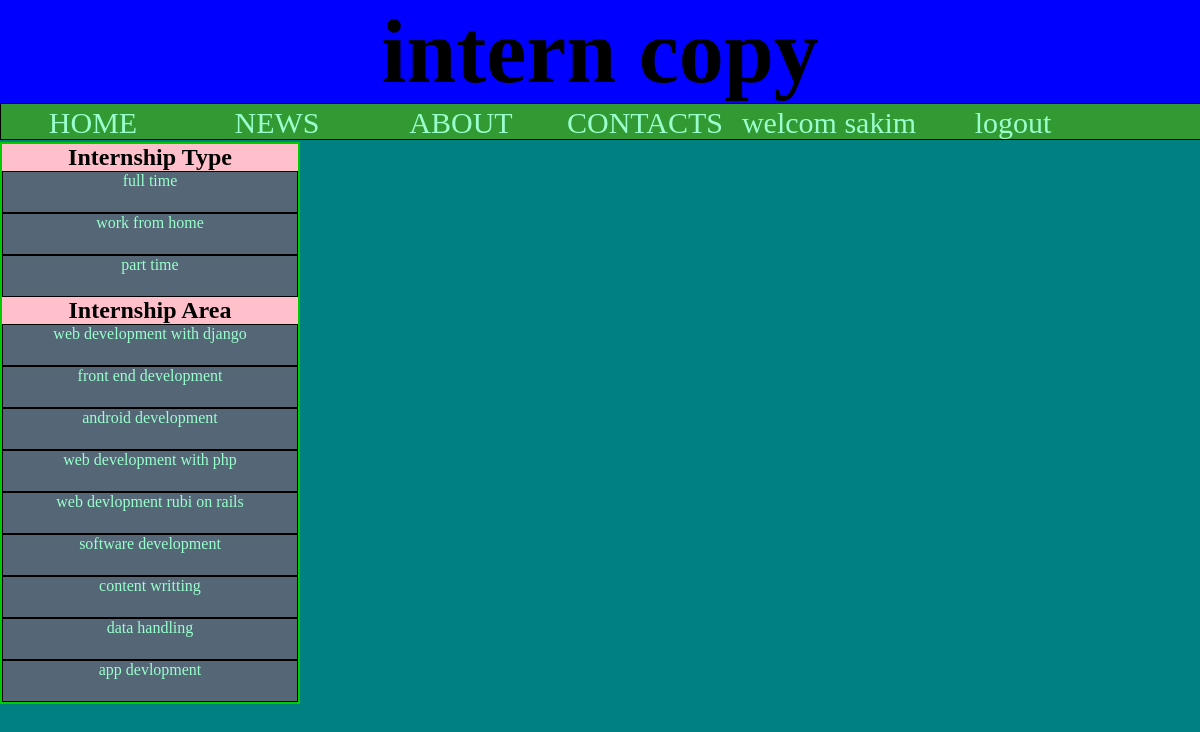
The page /internin/2/ (signed in) on the database its author committed.
### intercpy/models.py (models this page shows, shortened)
class pi(models.Model):
	name=models.CharField(max_length=100)
	sex=models.ForeignKey(Sex)
	dob=models.DateField()
	email=models.EmailField()
	password=models.CharField(max_length=100)

class internshiptype(models.Model):
	interntype=models.CharField(max_length=100)
	def __unicode__(self):
		return self.interntype

class internshipin(models.Model):
	internarea=models.CharField(max_length=150)
	def __unicode__(self):
		return self.internarea

### intercpy/views.py (the view)
# urls.py: url('internin/(?P<id>[0-9]+)/$',views.sortacrdinternin),
def sortacrdinternin(request,id):
	if 'email' in request.session:
		email=request.session['email']
		d=pi.objects.get(email=email)
		name=d.name
		data=internships.objects.all().filter(internarea_id=id)
		type=internshiptype.objects.all()
		internin=internshipin.objects.all()
		return render(request,'intercpy/type.html',{'name':name,'type':type,'internin':internin,'data':data})
	else:
		return HttpResponseRedirect('http://127.0.0.1:8000')

### intercpy/templates/intercpy/type.html (shortened to what this page needs)
<html>
<head>
	{% load staticfiles %}
  <link rel="stylesheet" type="text/css" href="{% static 'intercpy/style.css' %}" />
</head>
<body >
<div class="main_wrapper">
	<header><h1> intern copy </h1>
     </header>
	 <div class="navigation">
	 <nav><ul>
	           <li><a href="home">HOME</a></li>
			   <li><a href="news">NEWS</a></li>
			   <li><a href="about">ABOUT</a></li>
			   <li><a href="contacts">CONTACTS</a></li>
			  {%if name%}
			  <li> <a href="setting">welcom {{name}}<a/></li>
			  <li> <a href="logout">logout</a></li>
			  {%endif%}
			</ul>
	 </nav>
	 </div>
	 <aside class="sidebar">
	  <h1> Internship Type</h1>
	 <ul>
	 {%for t in type%}
	 <li><a href="http://127.0.0.1:8000/type/{{t.id}}/">{{t}}</a></li>
	 {%endfor%}
	 </ul>
	 <h1> Internship Area</h1>
	 <ul>
	 {%for t in internin%}
	 <li><a href="http://127.0.0.1:8000/internin/{{t.id}}/">{{t}}</a></li>
	 {%endfor%}
	 </ul>
	 </aside>
</div>
</body>
</html>

### intercpy/static/intercpy/style.css (style rules this page uses)
* { margin:0; padding:0; }
body { margin:auto; background-color:#008080; width:1200; }
header { background-color:blue; text-align:center; color:black; font-size:45px; font-style:bold; }
.navigation { width:1200; height:35; font-size:30; background-color:#339933; border-color:black; border-style:solid; border-width:1; }
.navigation ul { list-style-type:none; display:inline; }
.navigation ul li { width:180; padding:2; text-align:center; float:left; }
.navigation ul li a { display:block; text-decoration:none; color:#9fc; }
.sidebar { padding:2px; background-color:#00cc00; width:296; float:left; }
.sidebar h1 { background-color:pink;text-align:center; }
.sidebar ul { list-style-type:none; display:vertical-align; }
.sidebar ul li a { text-decoration:none; border:1px solid black; display: block; text-align:center; background-color:#567; height:40; color:#9fc; }

### rows shown on the page
pi: name "sakim"
internshiptype: interntype "full time"
internshiptype: interntype "work from home"
internshiptype: interntype "part time"
internshipin: internarea "web development with django"
internshipin: internarea "front end development"
internshipin: internarea "android development"
internshipin: internarea "web development with php"
internshipin: internarea "web devlopment rubi on rails"
internshipin: internarea "software development"
internshipin: internarea "content writting"
internshipin: internarea "data handling"
internshipin: internarea "app devlopment"
